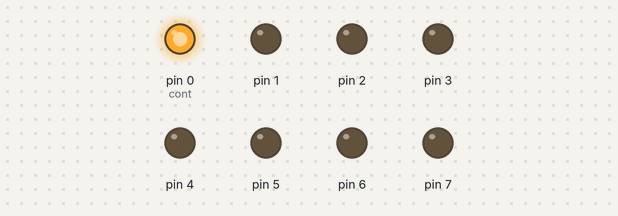
Bench run of a sketch on a simulated Arduino Uno, built with avr-gcc and run on an emulated ATmega328P. Parts: output pins drawn as LEDs (lit = HIGH).

Above: at 0.2 s.
At 1.2 s:
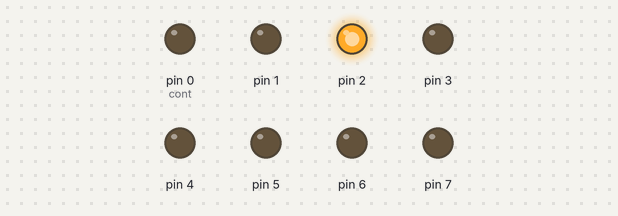
At 1.7 s:
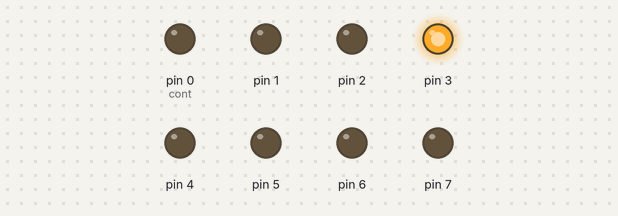
At 2.2 s:
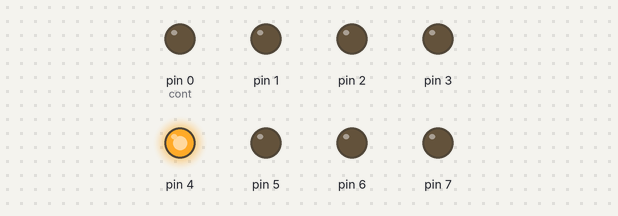
At 3.2 s:
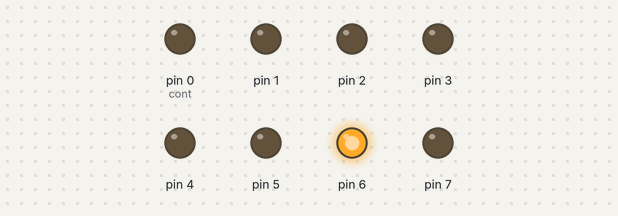
At 4.7 s:
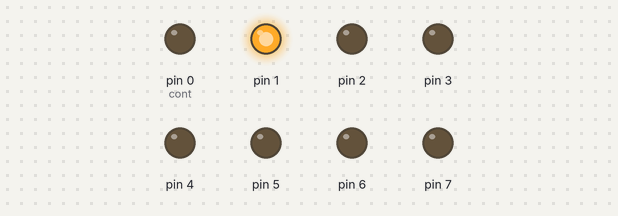
Timing chart, 0 to 5.2 s (numbered marks = the images above):
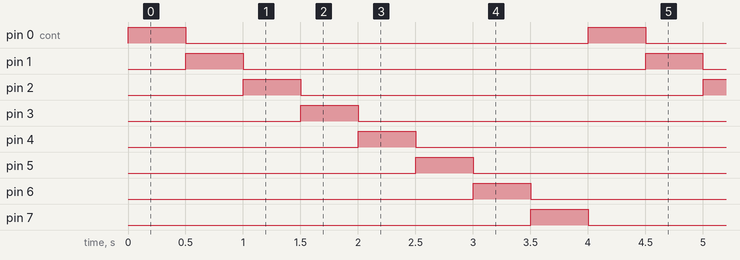

Measured:
- by itself, pin 0 (cont), pin 1–7: alternates HIGH for 0.50 s and LOW for 3.5 s
- by itself, everything shown: repeats every 4.0 s, in 16 steps

The sketch:

cod1B.ino
```cpp
// variável cont para percorrer a lista
int cont = 0;

void setup()
{
  // Define cada LED como PINO DE SAÍDA
  pinMode(0, OUTPUT);
  pinMode(1, OUTPUT);
  pinMode(2, OUTPUT);
  pinMode(3, OUTPUT);
  pinMode(4, OUTPUT);
  pinMode(5, OUTPUT);
  pinMode(6, OUTPUT);
  pinMode(7, OUTPUT);
}

void loop()
{
  cont%=8; // Calcula o resto da divisão por 8
  digitalWrite(cont,HIGH); // Liga o pino do "contador"
  delay(500); // Espera 0.5s
  digitalWrite(cont, LOW); // Desliga o pino do "contador"
  cont+=1; // Incrementa o contador
}
```
